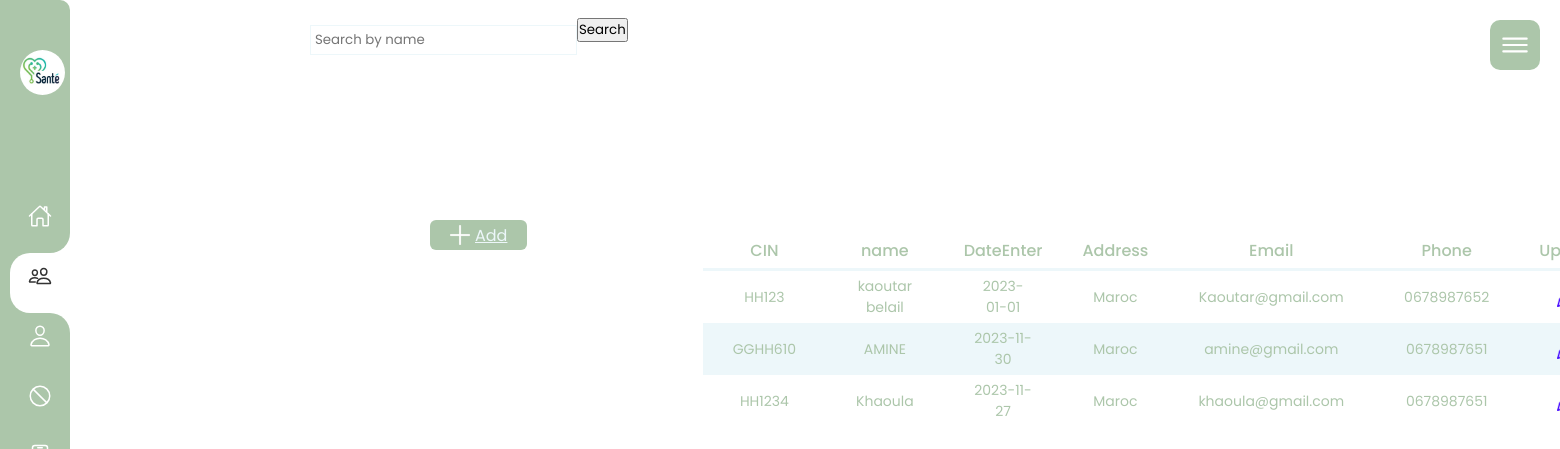
The app's page /patient.php with its own data.
### tables this page shows
CREATE TABLE `patient` (
  `patient_id` int(11) NOT NULL,
  `cin` text NOT NULL,
  `name` text NOT NULL,
  `Dateenter` date NOT NULL,
  `address` text NOT NULL,
  `email` text NOT NULL,
  `phone` varchar(10) NOT NULL
);

### patientDAO.php (called while the page is built, shortened)
<?php
require_once("personne.php");
class patientDAO{
	static function getPDO(){
		return new PDO("mysql:host=localhost;dbname=lifesaver","root","");
	}
	static function listePersonnes(){
		$pdo=patientDAO::getPDO();
		$res=$pdo->prepare("SELECT * FROM patient;");
		$res->execute();
		$lst=[];
		while($ligne=$res->fetch()){
			$lst[]=new Personne($ligne["patient_id"],$ligne["cin"],$ligne["name"],$ligne["Dateenter"],$ligne["address"],$ligne["email"],$ligne["phone"]);
		}
		return $lst;
	}
}
?>

### personne.php (called while the page is built, shortened)
<?php
require_once("patientDAO.php");
class Personne{
	private $patient_id;
	private $cin;
    private $name;
    private $Dateenter;
    private $address;
	private $email;
	private $phone;
	function __construct($patient_id,$cin,$name,$Dateenter,$address,$email,$phone){
		$this->patient_id=$patient_id;
		$this->cin=$cin;
        $this->name=$name;
		$this->Dateenter=$Dateenter;
		$this->address=$address;
		$this->email=$email;
		$this->phone=$phone;
	}
	function __get($prop){
		switch ($prop) {
			case 'patient_id':  return $this->patient_id;
			case 'cin':  return $this->cin;
            case 'name':  return $this->name;
			case 'Dateenter':  return $this->Dateenter;
			case 'address':  return $this->address;
			case 'email':  return $this->email;
			case 'phone':  return $this->phone;
		}
	}
	static function listePersonnes(){
		return patientDAO::listePersonnes();
	}
}
?>

### patient.php (the view, shortened to what this page needs)
<!DOCTYPE html>
<html lang="en">
<head>
    <link rel="stylesheet" type="text/css" href="patient.css">
</head>
<body>
<div class="navigation">
        <ul>
            <li><a href="#" class="logo">
                <img src="logoSanté.png">
              </a></li>
              <li class="list ">
                <a href="page1.php">
                    <span class="icon"><ion-icon name="home-outline"></ion-icon></span>
                </a>
            </li>
            <li class="list active">
                <b></b>
                <b></b>
                <a href="patient.php" >
                    <span class="icon"><ion-icon name="people-outline"></ion-icon></span>
                </a>
            </li>
            <li class="list">
                <a href="medecin.php" >
                    <span class="icon"><ion-icon name="person-outline"></ion-icon></span>
                </a>
            </li>
            <li class="list">
                <a href="Medication.php" >
                    <span class="icon"><ion-icon name="ban-outline"></ion-icon></span>
                </a>
            </li>
            <li class="list">
                <a href="ordonnance.php" >
                    <span class="icon"><ion-icon name="id-card-outline"></ion-icon></span>
                </a>
            </li>
        </ul>
    </div>
<div class="main">
   <div class="topbar">
    <div class="toggle">
        <ion-icon name="menu-outline" class="open"></ion-icon>
    </div>
</body>
</html>
<?php
require_once("personne.php");
$liste=Personne::listePersonnes();
?>
<table class="table">
<div class="container">
   <?php
$searchQuery = isset($_GET['search']) ? $_GET['search'] : '';
$filteredList = array_filter($liste, function($patient) use ($searchQuery) {
    return stripos($patient->name, $searchQuery) !== false;
});
?>
        <a href="addPatient.php" class="Btn_add"><img src="plus.png" >Add</a>
          <tr id="items" id="id01">
            <th>CIN</th>
            <th>name</th>
            <th>DateEnter</th>
            <th>Address</th>
            <th>Email</th>
            <th>Phone</th>
            <th>Update</th>
          </tr>
    <form action="" method="GET">
        <input type="text" name="search" value="<?= $searchQuery ?>" placeholder="Search by name">
        <button type="submit">Search</button>
    </form>
    <?php foreach ($filteredList as $personne) { ?>
                <tr>
                    <td><?=$personne->cin?></td>
                    <td><?=$personne->name?></td>
                    <td><?=$personne->Dateenter?></td>
                    <td><?=$personne->address?></td>
                    <td><?=$personne->email?></td>
                    <td><?=$personne->phone?></td>
                    <td><a href="updatePatient.php?patient_id=<?=$personne->patient_id?>"><img src="pen.png"></a></td>
                </tr>
            <?php } ?>
        </table>

### patient.css (style rules this page uses)
* { margin: 0; padding: 0; box-sizing: border-box; font-family: 'Poppins',sans-serif; }
body { min-height: 100vh; background: #fff; }
.navigation { position: fixed; top: 0px; left: 0px; bottom: 0px; width: 65px; border-top-right-radius: 10px; box-sizing: initial; border-left: 5px solid #acc6aa ; background: #acc6aa; transition: width 0.5s; overflow: hidden; }
.logo { text-align: center; display: flex; margin: 10px 0 0 10px; padding-bottom: 3rem; }
.logo img { width: 45px; height: 45px; border-radius: 50%; }
.navigation ul { position: absolute; top: 0px; left: 0; width: 100%; padding-left: 5px; padding-top: 40px; }
.navigation ul li { position: relative; list-style: none; width: 100%; border-top-left-radius: 20px; border-bottom-left-radius: 20px; }
.navigation ul li.active { background: #fff; }
.navigation ul li:nth-child(1) { margin-bottom: 50px; pointer-events: none; }
.navigation ul li b:nth-child(1) { position: absolute; top: -20px; height: 20px; width: 100%; background: #fff; display: none; }
.navigation ul li b:nth-child(1)::before { content: ''; position: absolute; top: 0; left: 0; width: 100%; height: 100%; border-bottom-right-radius: 20px; background: #acc6aa; }
.navigation ul li b:nth-child(2) { position: absolute; bottom: -20px; height: 20px; width: 100%; background: #fff; display: none; }
.navigation ul li b:nth-child(2)::before { content: ''; position: absolute; top: 0; left: 0; width: 100%; height: 100%; border-top-right-radius: 20px; background: #acc6aa; }
.navigation ul li.active b:nth-child(1), .navigation ul li.active b:nth-child(2) { display: block; }
.navigation ul li a { position: relative; display: block; width: 100%; display: flex; text-decoration: none; color: #fff; }
.navigation ul li.active a { color: #333; }
.navigation ul li a .icon { position: relative; display: block; min-width: 60px; height: 60px; line-height: 60px; text-align: center; }
.navigation ul li a .icon ion-icon { font-size: 1.5em; }
.main { position: absolute; width: calc(100% - 300px); left: 300px; min-height: 100vh; background: var(--white); transition: 0.5s; }
.topbar { width: 100%; height: 60px; display: flex; justify-content: space-between; align-items: center; padding: 0 10px; }
.toggle { position: fixed; top: 20px; right: 20px; width: 50px; height: 50px; background: #acc6aa; border-radius: 10px; cursor: pointer; display: flex; justify-content: center; align-items: center; }
.toggle ion-icon { position: absolute; color: #fff; font-size: 34px; display: none; }
.toggle ion-icon.open, .toggle.active ion-icon.close { display: block; }
.Btn_add { width: fit-content; margin-bottom: 20px; background-color:#acc6aa; padding: 5px 20px; color: #edf7fa ; display: flex; align-items: center; text-align: O; border-radius: 6px; height: 30px; position: absolute; bottom: 150px; right: 600px; top: 220px; left:130px; }
.Btn_add img { margin-right: 5px; height: 20px; }
table { border-collapse: collapse; color: #acc6aa; position: absolute; bottom: 10px; right: 200px; top: 300px; left: 75px; height: 100px; width: 0px; font-family:"Times New Roman", Times, serif; }
th { font-size: 16px; border-bottom: 3px solid #edf7fa ; padding:5px 20px; font-weight: 500; }
td { font-weight:400 ; padding: 5px 30px; font-size: 14px; text-align: center; }
.table { position: relative; right: 200px; }
img { height: 25px; }
tr:nth-child(2n) { background-color:#edf7fa ; }
input { padding: 4px; border: 1px solid #edf7fa ; outline: 0; margin-top: 20px ; right: 400px; }

### records on screen
patient: cin "HH123", name "kaoutar belail", Dateenter "2023-01-01", address "Maroc", email "Kaoutar@gmail.com", phone "0678987652"
patient: cin "GGHH610", name "AMINE", Dateenter "2023-11-30", address "Maroc", email "amine@gmail.com", phone "0678987651"
patient: cin "HH1234", name "Khaoula", Dateenter "2023-11-27", address "Maroc", email "khaoula@gmail.com", phone "0678987651"
